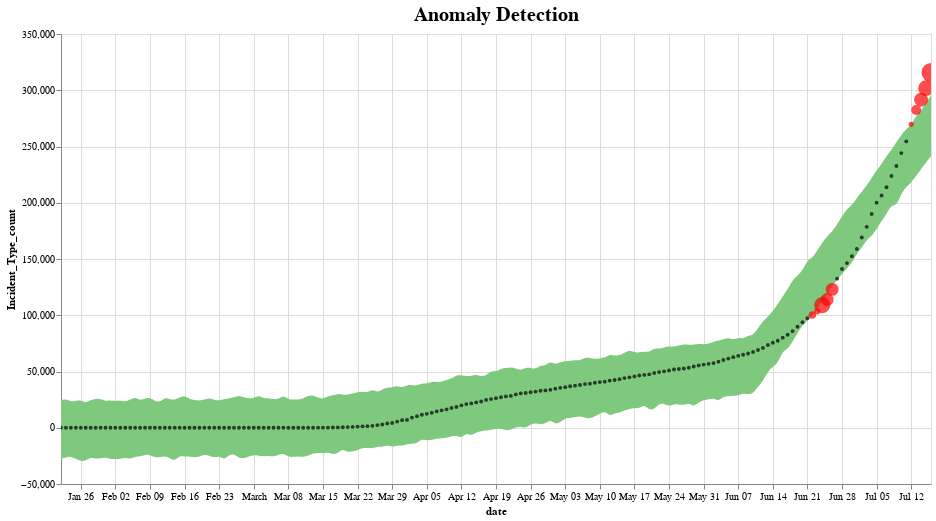

Notebook cell for this chart:
### Code cell
df0F=FL_sum_over.rename(columns={"date": "ds", "cases": "y"})
pred = fit_predict_model(df0F)
pred = detect_anomalies(pred)
plot_anomalies(pred)

### Figure 1 — Vega-Lite specification as saved in the notebook (floating-point values rounded to 4 significant figures; data arrays with more than 128 entries replaced by an {"elided": "..."} marker saying what was removed)
{"config": {"view": {"continuousWidth": 400, "continuousHeight": 300}, "title": {"fontSize": 20}}, "layer": [{"data": {"name": "data-b90b7939d82018644c96032331e981cf"}, "mark": {"type": "area", "color": "#7FC97F", "interpolate": "basis"}, "encoding": {"tooltip": [{"type": "temporal", "field": "ds"}, {"type": "quantitative", "field": "fact"}, {"type": "quantitative", "field": "yhat_lower"}, {"type": "quantitative", "field": "yhat_upper"}], "x": {"type": "temporal", "field": "ds", "title": "date"}, "y": {"type": "quantitative", "field": "yhat_upper"}, "y2": {"field": "yhat_lower"}}, "selection": {"selector001": {"type": "interval", "bind": "scales", "encodings": ["x", "y"]}}, "title": "Anomaly Detection"}, {"data": {"name": "data-7ae0d3d1f9b083063866c5c498681611"}, "mark": {"type": "circle", "color": "Black", "opacity": 0.7, "size": 15}, "encoding": {"tooltip": [{"type": "temporal", "field": "ds"}, {"type": "quantitative", "field": "fact"}, {"type": "quantitative", "field": "yhat_lower"}, {"type": "quantitative", "field": "yhat_upper"}], "x": {"type": "temporal", "field": "ds"}, "y": {"type": "quantitative", "field": "fact", "title": "Incident_Type_count"}}, "selection": {"selector002": {"type": "interval", "bind": "scales", "encodings": ["x", "y"]}}}, {"data": {"name": "data-deb30aebaf32fad865839dcb78b8a0f8"}, "mark": {"type": "circle", "color": "Red", "size": 30}, "encoding": {"size": {"type": "quantitative", "field": "importance", "legend": null}, "tooltip": [{"type": "temporal", "field": "ds"}, {"type": "quantitative", "field": "fact"}, {"type": "quantitative", "field": "yhat_lower"}, {"type": "quantitative", "field": "yhat_upper"}], "x": {"type": "temporal", "field": "ds"}, "y": {"type": "quantitative", "field": "fact", "title": "Incident_Type_count"}}, "selection": {"selector003": {"type": "interval", "bind": "scales", "encodings": ["x", "y"]}}}], "height": 450, "width": 870, "$schema": "https://vega.github.io/schema/vega-lite/v4.8.1.json", "datasets": {"data-b90b7939d82018644c96032331e981cf": {"elided": "177 records"}, "data-7ae0d3d1f9b083063866c5c498681611": {"elided": "167 records"}, "data-deb30aebaf32fad865839dcb78b8a0f8": [{"ds": "2020-06-22T00:00:00", "trend": 126700.0, "yhat": 126700.0, "yhat_lower": 101200.0, "yhat_upper": 150400.0, "fact": 100217, "anomaly": -1, "importance": 0.009585}, {"ds": "2020-06-23T00:00:00", "trend": 132600.0, "yhat": 132600.0, "yhat_lower": 104100.0, "yhat_upper": 157700.0, "fact": 103503, "anomaly": -1, "importance": 0.006201}, {"ds": "2020-06-24T00:00:00", "trend": 138500.0, "yhat": 138500.0, "yhat_lower": 114000.0, "yhat_upper": 164800.0, "fact": 109014, "anomaly": -1, "importance": 0.04557}, {"ds": "2020-06-25T00:00:00", "trend": 144400.0, "yhat": 144400.0, "yhat_lower": 117300.0, "yhat_upper": 170400.0, "fact": 114018, "anomaly": -1, "importance": 0.0288}, {"ds": "2020-06-26T00:00:00", "trend": 150200.0, "yhat": 150200.0, "yhat_lower": 126500.0, "yhat_upper": 174100.0, "fact": 122960, "anomaly": -1, "importance": 0.02899}, {"ds": "2020-07-12T00:00:00", "trend": 244200.0, "yhat": 244200.0, "yhat_lower": 217900.0, "yhat_upper": 268700.0, "fact": 269811, "anomaly": 1, "importance": 0.00407}, {"ds": "2020-07-13T00:00:00", "trend": 250100.0, "yhat": 250100.0, "yhat_lower": 223800.0, "yhat_upper": 277700.0, "fact": 282435, "anomaly": 1, "importance": 0.01694}, {"ds": "2020-07-14T00:00:00", "trend": 256000.0, "yhat": 256000.0, "yhat_lower": 230200.0, "yhat_upper": 281600.0, "fact": 291629, "anomaly": 1, "importance": 0.03423}, {"ds": "2020-07-15T00:00:00", "trend": 261800.0, "yhat": 261800.0, "yhat_lower": 235900.0, "yhat_upper": 288700.0, "fact": 301810, "anomaly": 1, "importance": 0.04341}, {"ds": "2020-07-16T00:00:00", "trend": 267700.0, "yhat": 267700.0, "yhat_lower": 241300.0, "yhat_upper": 295600.0, "fact": 315775, "anomaly": 1, "importance": 0.06389}]}}
